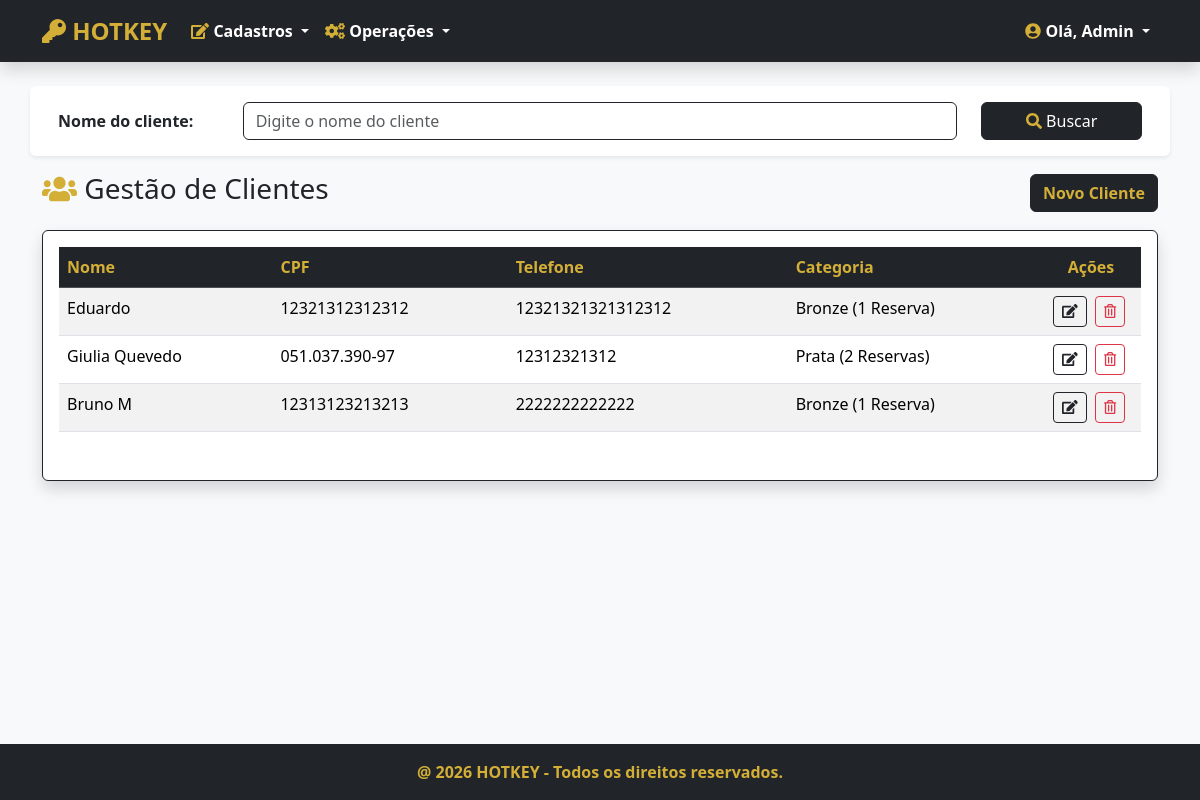
The app's page /clientes/ (signed in) with its own data.
### clientes/models.py (models this page shows, shortened)
class Pessoa(models.Model):
    nome = models.CharField('Nome', max_length=100, help_text='Nome completo')
    cpf = models.CharField('CPF', max_length=14, unique=True, help_text='Apenas números ou formato 000.000.000-00')

class Cliente(Pessoa):
    CATEGORIA_CHOICES = [
        ('BRONZE', 'Bronze (1 Reserva)'),
        ('PRATA', 'Prata (2 Reservas)'),
        ('OURO', 'Ouro (3 Reservas)'),
    ]
    telefone = models.CharField('Telefone', max_length=20)
    categoria = models.CharField('Categoria', max_length=20, choices=CATEGORIA_CHOICES, default='BRONZE')
    class Meta:
        verbose_name = 'Cliente'
        verbose_name_plural = 'Clientes'

class Pessoa(models.Model):
    nome = models.CharField('Nome', max_length=100, help_text='Nome completo')
    cpf = models.CharField('CPF', max_length=14, unique=True, help_text='Apenas números ou formato 000.000.000-00')

### clientes/views.py (the view)
# urls.py: path('', ClienteListView.as_view(), name='clientes'),
class ClienteListView(PermissionRequiredMixin,ListView):
    permission_required = 'clientes.view_cliente'
    permission_denied_message = 'Visualizar cliente'
    model = Cliente
    template_name = 'clientes.html'
    def get_queryset(self):
        buscar = self.request.GET.get('buscar')
        qs = super(ClienteListView, self).get_queryset()
        if buscar:
            qs = qs.filter(nome__icontains=buscar)
        if qs.count() > 0:
            paginator = Paginator(qs, 5)
            listagem = paginator.get_page(self.request.GET.get('page'))
            return listagem
        else:
            return messages.info(self.request, 'Não existem clientes cadastrados!')

### clientes/templates/clientes.html (shortened to what this page needs)
{% extends 'index.html' %}
{% load django_bootstrap5 %}
{% block content %}
<section class="section mt-4">
    <div class="container">
        <form action="" method="GET">
            <div class="form-group row p-3 mb-3 bg-white shadow-sm rounded">
                <label class="col-sm-2 col-form-label fw-bold">Nome do cliente:</label>
                <div class="col-sm-8">
                    <input class="form-control border-dark" type="text" name="buscar" value="{{ request.GET.buscar }}" placeholder="Digite o nome do cliente">
                </div>
                <div class="col-sm-2">
                    <button type="submit" class="btn btn-dark w-100"><i class="fas fa-search text-gold"></i> Buscar</button>
                </div>
            </div>
        </form>
        <div class="d-flex justify-content-between align-items-center mb-3">
            <h3 class="text-dark"><i class="fas fa-users text-gold"></i> Gestão de Clientes</h3>
            <a href="{% url 'cliente_adicionar' %}" class="btn btn-dark text-gold fw-bold">Novo Cliente</a>
        </div>
        {% if object_list %}
        <div class="card shadow border-dark">
            <div class="card-body">
                <div class="table-responsive">
                    <table class="table table-hover table-striped">
                        <thead class="table-dark">
                            <tr>
                                <th class="text-gold">Nome</th>
                                <th class="text-gold">CPF</th>
                                <th class="text-gold">Telefone</th>
                                <th class="text-gold">Categoria</th>
                                <th style="width: 100px; text-align: center" class="text-gold">Ações</th>
                            </tr>
                        </thead>
                        <tbody>
                            {% for cliente in object_list %}
                            <tr>
                                <td>{{ cliente.nome }}</td>
                                <td>{{ cliente.cpf }}</td>
                                <td>{{ cliente.telefone }}</td>
                                <td>{{ cliente.get_categoria_display }}</td>
                                <td style="text-align: center">
                                    <a href="{% url 'cliente_editar' cliente.pk %}" class="btn btn-sm btn-outline-dark me-1" title="Editar">
                                        <i class="fas fa-edit"></i>
                                    </a>
                                    <a href="{% url 'cliente_apagar' cliente.pk %}" class="btn btn-sm btn-outline-danger me-1" title="Excluir">
                                        <i class="far fa-trash-alt"></i>
                                    </a>
                                </td>
                            </tr>
                            {% endfor %}
                        </tbody>
                    </table>
                </div>
            </div>
        </div>
        {% else %}
        <div class="alert alert-warning border-dark text-dark mt-4">
            <h5 class="m-0"><i class="fas fa-exclamation-triangle text-gold"></i> Não existem clientes cadastrados!</h5>
        </div>
        {% endif %}
    </div>
</section>
{% endblock %}

### home/templates/index.html (shortened to what this page needs)
<!DOCTYPE html>
{% load static %}
{% load django_bootstrap5 %}
<html lang="pt-br" data-bs-theme="light">
{% block head %}
    {% include "head.html" %}
{% endblock %}
<body class="d-flex flex-column min-vh-100">
    <nav class="navbar navbar-expand-lg bg-dark navbar-dark shadow">
        <div class="container">
            <a class="navbar-brand text-gold fw-bold fs-4" href="/">
                <i class="fas fa-key"></i> HOTKEY
            </a>
            <div class="collapse navbar-collapse" id="menuPrincipal">
                {% if request.user.is_authenticated %}
                <ul class="navbar-nav me-auto mb-2 mb-lg-0">
                    <li class="nav-item dropdown">
                        <a class="nav-link dropdown-toggle fw-bold" href="#" id="menuCadastros" role="button" data-bs-toggle="dropdown">
                            <i class="fas fa-edit text-gold"></i> Cadastros
                        </a>
                    </li>
                    <li class="nav-item dropdown">
                        <a class="nav-link dropdown-toggle fw-bold" href="#" id="menuOperacoes" role="button" data-bs-toggle="dropdown">
                            <i class="fas fa-cogs text-gold"></i> Operações
                        </a>
                    </li>
                </ul>
                <ul class="navbar-nav ms-auto">
                    <li class="nav-item dropdown">
                        <a class="nav-link dropdown-toggle fw-bold text-white" href="#" id="menuUsuario" role="button" data-bs-toggle="dropdown">
                            <i class="fas fa-user-circle text-gold"></i> Olá, {{ request.user.username|title }}
                        </a>
                    </li>
                </ul>
                {% endif %}
            </div>
        </div>
    </nav>
    <main class="flex-grow-1">
        {% block content %}{% endblock %}
    </main>
    {% block footer %}
        {% include "footer.html" %}
    {% endblock %}
</body>
</html>

### home/templates/head.html (shortened to what this page needs)
{% load static %}
<head>
    <link rel="stylesheet" href="https://cdn.es.gov.br/fonts/font-awesome/css/font-awesome.min.css">
    <link rel="stylesheet" href="https://cdn.jsdelivr.net/npm/bootstrap@5.3.3/dist/css/bootstrap.min.css">
</head>

### home/templates/footer.html (shortened to what this page needs)
<section class="section bg-dark p-3 mt-auto">
    <div class="container text-center">
        <p class="text-gold m-0 fw-bold">@ 2026 HOTKEY - Todos os direitos reservados.</p>
    </div>
</section>

### home/templates/head.html (style rules this page uses)
body { background-color: #f8f9fa; }
.text-gold { color: #D4AF37 !important; }
.navbar-dark .navbar-nav .nav-link { color: #fff; }

### records on screen
Cliente: nome "Eduardo", cpf "12321312312312", telefone "12321321321312312", categoria "Bronze (1 Reserva)"
Cliente: nome "Giulia Quevedo", cpf "051.037.390-97", telefone "12312321312", categoria "Prata (2 Reservas)"
Cliente: nome "Bruno M", cpf "12313123213213", telefone "2222222222222", categoria "Bronze (1 Reserva)"

### other values on screen
{{ request.user.username|title }} "Admin"
